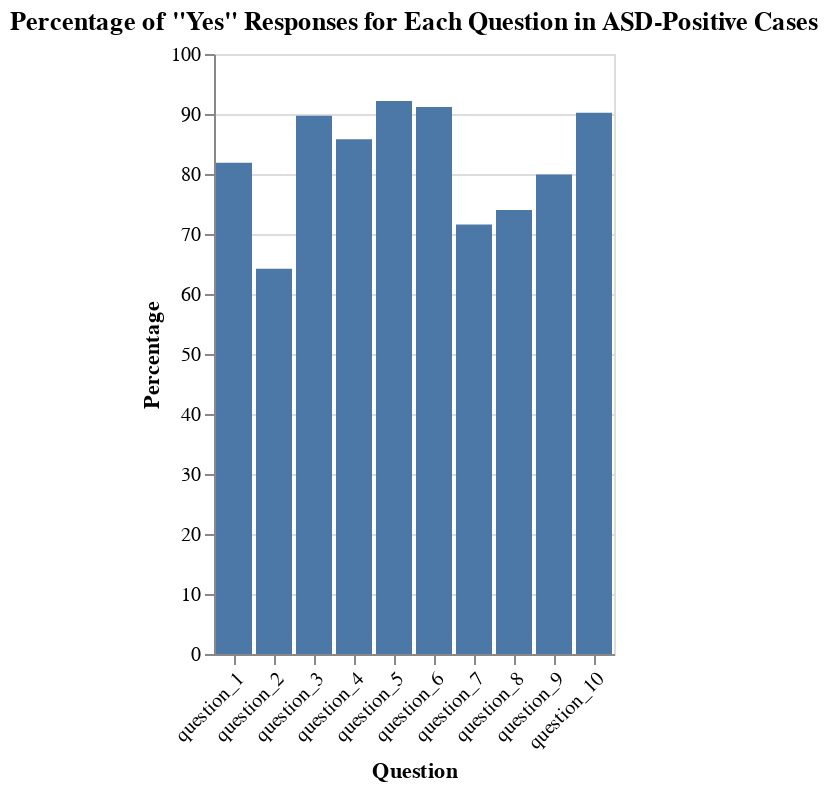

The cell this chart's notebook holds for it:
### Markdown cell above
### Percentage of 'Yes' Responses for Each Question in ASD-Positive Cases

### Code cell
df_positive_asd = ASD_df[ASD_df['asd_diagnosis'] == 'YES']

# Calculate mean of each question column for positive ASD cases and multiply by 100 
mean_scores = df_positive_asd.filter(regex='^question_\d+$').mean() * 100
percentages = mean_scores.round(2)

df_plot = pd.DataFrame({'Question': mean_scores.index, 'Percentage': percentages})

print("Percentage of 'Yes' Responses for Each Question in ASD-Positive Cases:")
print(df_plot.to_markdown(index=False, numalign="left", stralign="left"))

chart = alt.Chart(df_plot, title='Percentage of "Yes" Responses for Each Question in ASD-Positive Cases').mark_bar().encode(
    x=alt.X('Question:N', sort=None, axis=alt.Axis(labelAngle=-45)),
    y=alt.Y('Percentage:Q'),
    tooltip=['Question', 'Percentage']
).interactive()

chart.show()

### Figure 1 — Vega-Lite specification as saved in the notebook (floating-point values rounded to 4 significant figures)
{"config": {"view": {"continuousWidth": 300, "continuousHeight": 300}}, "data": {"name": "data-34cedf69de25acfa0b3076fcaef64621"}, "mark": {"type": "bar"}, "encoding": {"tooltip": [{"field": "Question", "type": "nominal"}, {"field": "Percentage", "type": "quantitative"}], "x": {"axis": {"labelAngle": -45}, "field": "Question", "sort": null, "type": "nominal"}, "y": {"field": "Percentage", "type": "quantitative"}}, "params": [{"name": "param_63", "select": {"type": "interval", "encodings": ["x", "y"]}, "bind": "scales"}], "title": "Percentage of \"Yes\" Responses for Each Question in ASD-Positive Cases", "$schema": "https://vega.github.io/schema/vega-lite/v5.17.0.json", "datasets": {"data-34cedf69de25acfa0b3076fcaef64621": [{"Question": "question_1", "Percentage": 81.86}, {"Question": "question_2", "Percentage": 64.22}, {"Question": "question_3", "Percentage": 89.71}, {"Question": "question_4", "Percentage": 85.78}, {"Question": "question_5", "Percentage": 92.16}, {"Question": "question_6", "Percentage": 91.18}, {"Question": "question_7", "Percentage": 71.57}, {"Question": "question_8", "Percentage": 74.02}, {"Question": "question_9", "Percentage": 79.9}, {"Question": "question_10", "Percentage": 90.2}]}}
